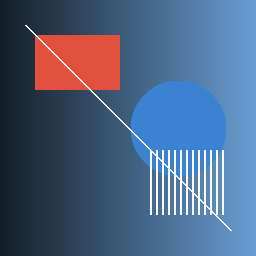
#> input picture assets/test_image.png, 256 x 256 px
$ python 01_all_kernels.py
#> lines starting #> are read from the running program, lines starting #| are printed output that depends on the picture
### python/core/utils.py
"""图像 IO 与可视化工具"""
import numpy as np
from PIL import Image
import matplotlib

# 中文显示：优先使用系统中文字体（Windows: 微软雅黑/黑体）
matplotlib.rcParams['font.sans-serif'] = ['Microsoft YaHei', 'SimHei', 'DejaVu Sans']
matplotlib.rcParams['axes.unicode_minus'] = False

import matplotlib.pyplot as plt


def load_image(path, grayscale=False):
    """加载图片为 numpy 数组：(H,W) 灰度 或 (H,W,3) 彩色"""
    img = Image.open(path)
    img = img.convert("L" if grayscale else "RGB")
    return np.array(img)


# [7 lines left out: function save_image, not called in this run]


def show_images(images, titles=None, cols=4, figsize=None):
    """
    并排展示多张图片。

    参数:
        images : list of ndarray (2D 灰度 或 3D 彩色)
        titles : list of str
        cols   : 每行最多几张
    返回:
        matplotlib Figure
    """
    n = len(images)
    cols = min(cols, n) if n > 0 else 1
    rows = (n + cols - 1) // cols
    if figsize is None:
        figsize = (cols * 3, rows * 3)

    fig, axes = plt.subplots(rows, cols, figsize=figsize, squeeze=False)
    axes = axes.reshape(-1)
    for idx, ax in enumerate(axes):
        if idx < n:
            img = images[idx]
            ax.imshow(img, cmap="gray" if img.ndim == 2 else None, vmin=0, vmax=255)
            ax.set_title(titles[idx] if titles else "", fontsize=10)
        ax.axis("off")
    plt.tight_layout()
    return fig

### python/core/convolution.py
"""
二维卷积核心实现（从零手写）

图像处理中的"卷积"实际上是互相关（cross-correlation）：
核不翻转，直接滑动覆盖图像区域做加权求和。这是行业惯例，本项目遵循之。

数学定义（核 K 大小 kh x kw，中心在核中央）：

    O(x, y) = (1/div) * Σ_{i,j} I(x + i - ph, y + j - pw) * K(i, j)  + bias

其中 ph = kh//2, pw = kw//2，div 为归一化除数，bias 为偏移。
边界超出部分按 border 策略填充。
"""
import numpy as np


def convolve2d(image, kernel, divisor=1.0, border="zero", bias=0.0, clip=True):
    """
    对图像做二维卷积（互相关）。

    参数:
        image   : 2D ndarray (H,W) 灰度，或 3D ndarray (H,W,C) 彩色
        kernel  : 2D array-like，卷积核
        divisor : float，归一化除数（均值核 9，高斯 16）
        border  : 'zero' 超界补零 | 'reflect' 镜像反射
        bias    : float，结果偏移（浮雕用 128 居中到灰度范围）
        clip    : True 返回 uint8 并截断 [0,255]；False 返回 float（便于边缘核取绝对值）

    返回:
        与输入同形状的 uint8 图像，或 float64 数组
    """
    kernel = np.asarray(kernel, dtype=np.float64)
    kh, kw = kernel.shape
    ph, pw = kh // 2, kw // 2

    # 彩色图：逐通道卷积后合并
    if image.ndim == 3:
        channels = [
            convolve2d(image[:, :, c], kernel, divisor, border, bias, clip)
            for c in range(image.shape[2])
        ]
        return np.stack(channels, axis=2)

    H, W = image.shape
    image = image.astype(np.float64)

    # 边界填充：在四周补 ph/pw 圈像素
    if border == "reflect":
        padded = np.pad(image, ((ph, ph), (pw, pw)), mode="reflect")
    else:
        padded = np.pad(image, ((ph, ph), (pw, pw)), mode="constant", constant_values=0)

    out = np.zeros((H, W), dtype=np.float64)

    # 核心循环：遍历核每个位置，把对应偏移的图像块乘以权重累加。
    # 这等价于"对每个输出像素，把核覆盖区域加权求和"，但用 numpy 切片向量化更快。
    for i in range(kh):
        for j in range(kw):
            w = kernel[i, j]
            if w == 0:
                continue
            # padded[i:i+H, j:j+W] 正是核 (i,j) 位置覆盖的图像块
            out += padded[i : i + H, j : j + W] * w

    # 归一化 + 偏移
    if divisor != 0:
        out = out / divisor
    out += bias

    if clip:
        return np.clip(out, 0, 255).astype(np.uint8)
    return out

### python/examples/01_all_kernels.py
"""
对测试图应用全部 10 种卷积核，生成对比图。
验证 Python 卷积核心实现正确。

用法:
    python examples/01_all_kernels.py
"""
import os
import sys
import numpy as np

HERE = os.path.dirname(os.path.abspath(__file__))
sys.path.insert(0, os.path.join(HERE, ".."))

from core.convolution import convolve2d
from core.utils import load_image, show_images
from kernels.kernels import KERNELS

# 边缘检测类核：取绝对值，让边缘以亮像素呈现（负梯度也可见）
EDGE_KEYS = {"laplacian", "sobel_x", "sobel_y", "prewitt_x", "outline"}


def apply(image, kernel, divisor, bias=0.0, abs_norm=False):
    """卷积 + 可选绝对值归一化"""
    raw = convolve2d(image, kernel, divisor, border="reflect", bias=bias, clip=False)
    if abs_norm:
        raw = np.abs(raw)
    return np.clip(raw, 0, 255).astype(np.uint8)


def main():
    img_path = os.path.join(HERE, "..", "..", "assets", "test_image.png")
    if not os.path.exists(img_path):
        print("测试图不存在，先运行: python examples/generate_test_image.py")
        return

    gray = load_image(img_path, grayscale=True)
#> in load_image, img is the input picture: PIL image 256x256 RGB; mean R, G, B 78.1, 99.5, 130.6
#> in load_image, `img = img.convert("L" if grayscale else "RGB")`:
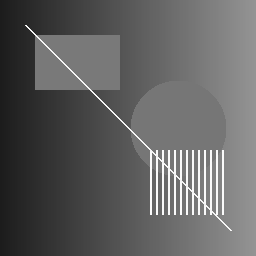
#> img: PIL image 256x256 L; min 28, max 250, mean 96.6

    images = [gray]
    titles = ["原图 (灰度)"]
    for key, kernel, divisor, name, category, bias in KERNELS:
        res = apply(gray, kernel, divisor, bias=bias, abs_norm=(key in EDGE_KEYS))
        images.append(res)
        titles.append(f"{name}\n[{category}]")
#> this loop made 10 passes
#> pass 2, in apply (call 2), `raw = convolve2d(image, kernel, divisor, border="reflect", bias=bias, ..`:
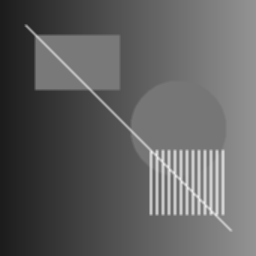
#> raw: shape (256, 256) float64; min 28, max 234.7, mean 96.6
#> after the loop, images = 11 items; titles = 11 items

    fig = show_images(images, titles, cols=4)
#> in show_images, `n = len(images)`: n = 11
#> in show_images, `cols = min(cols, n) if n > 0 else 1`: cols = 4
#> in show_images, `rows = (n + cols - 1) // cols`: rows = 3
#> in show_images, `figsize = (cols * 3, rows * 3)`: figsize = (12, 9)
#> the loop in show_images, `for idx, ax in enumerate(axes):` made 12 passes
    out = os.path.join(HERE, "..", "output", "all_kernels.png")
    fig.savefig(out, dpi=120, bbox_inches="tight")
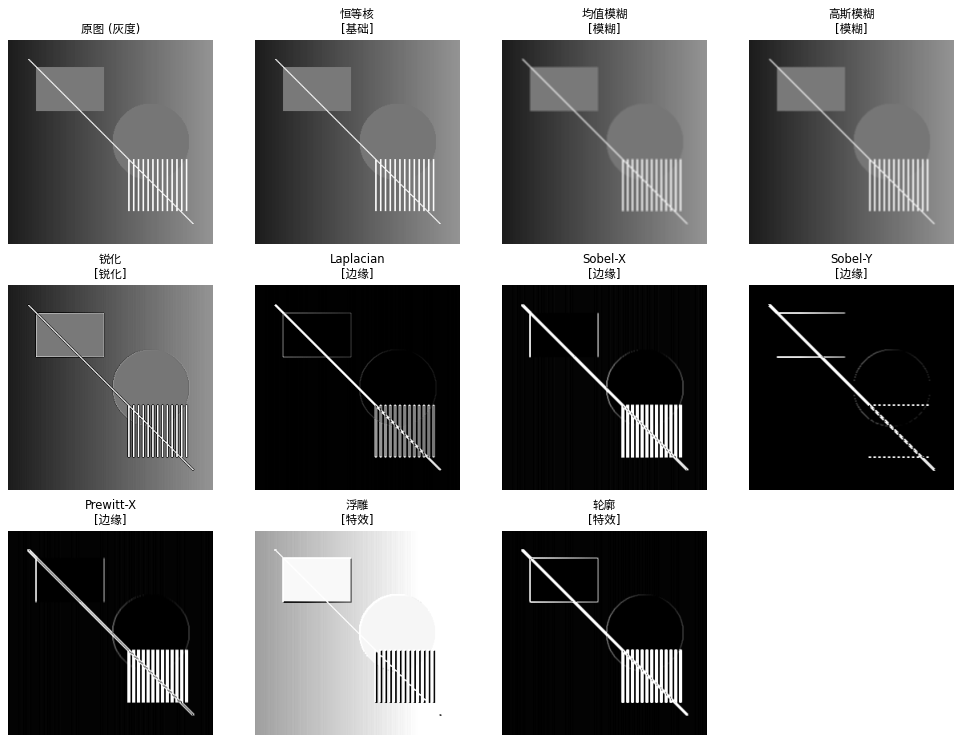
#> figure drawn by matplotlib, 11 panels
    print(f"对比图已生成: {os.path.abspath(out)}")


if __name__ == "__main__":
    main()

$ run again, with assets/test_image2.jpg saved as assets/test_image.png
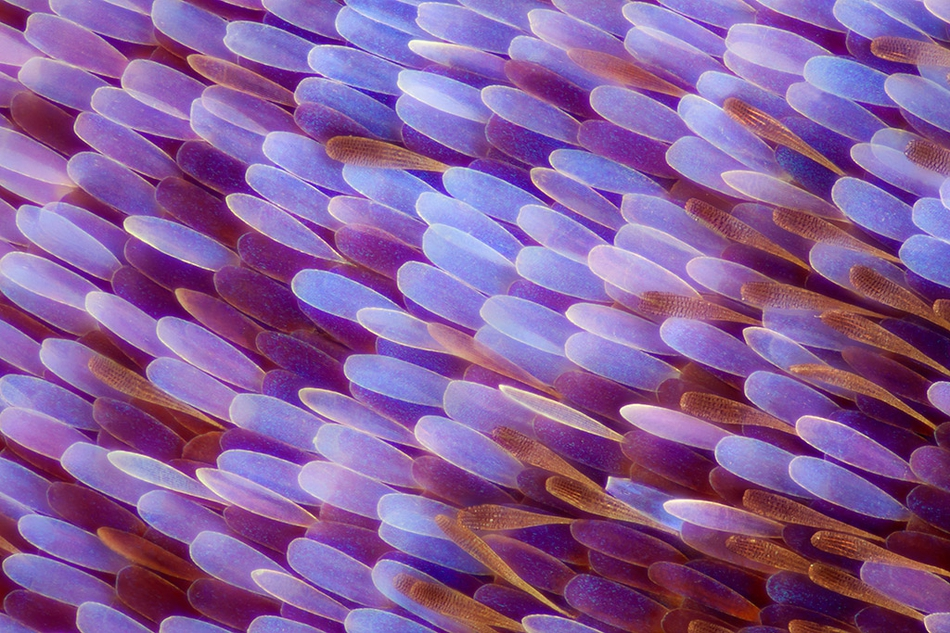
#> input picture assets/test_image2.jpg, 950 x 633 px
#> in load_image, img is the input picture: PIL image 950x633 RGB; mean R, G, B 134.8, 92, 152.5
#> in load_image, `img = img.convert("L" if grayscale else "RGB")`:
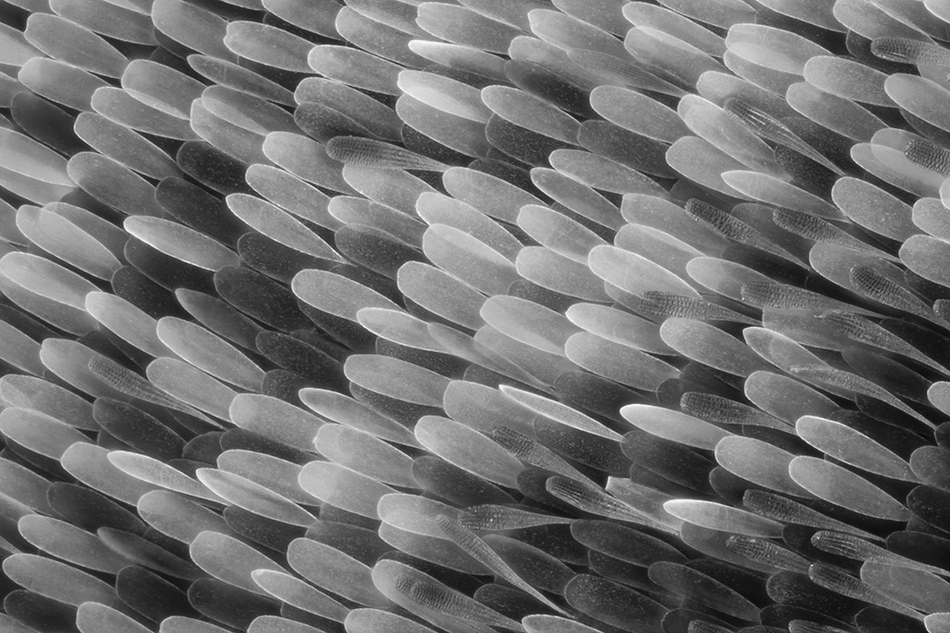
#> img: PIL image 950x633 L; min 5, max 252, mean 111.7
#> the loop in main, `for key, kernel, divisor, name, category, bias in KERNELS:` made 10 passes
#> pass 1, in convolve2d, `padded = np.pad(image, ((ph, ph), (pw, pw)), mode="reflect")`:
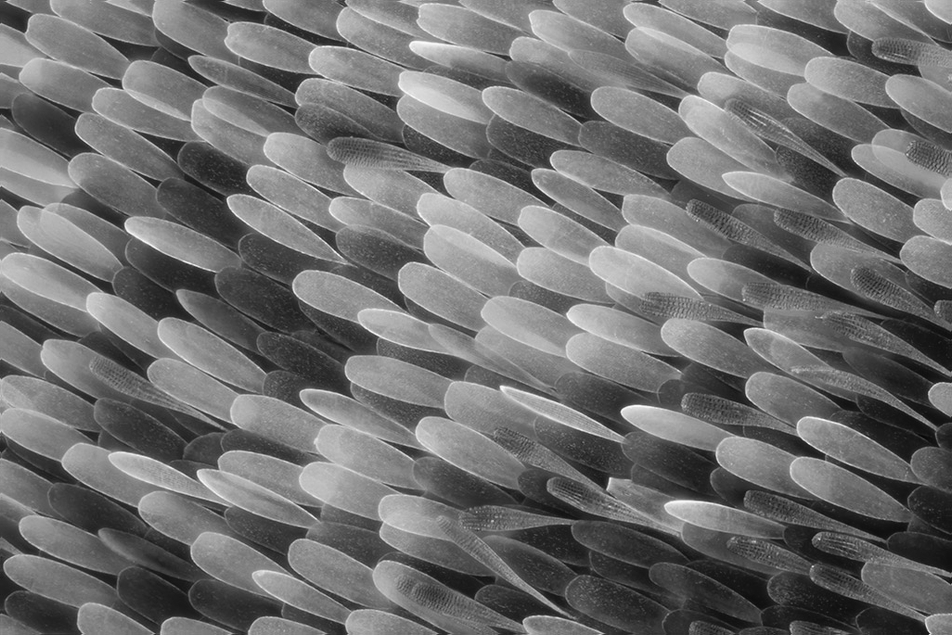
#> padded: shape (635, 952) float64; min 5, max 252, mean 111.7
#> after the loop in main, `for key, kernel, divisor, name, category, bias in KERNELS:`: images = 11 items
#> n = 11
#> cols = 4
#> rows = 3
#> figsize = (12, 9)
#> the loop in show_images, `for idx, ax in enumerate(axes):` made 12 passes

$ run again, with assets/test_image3.jpg saved as assets/test_image.png
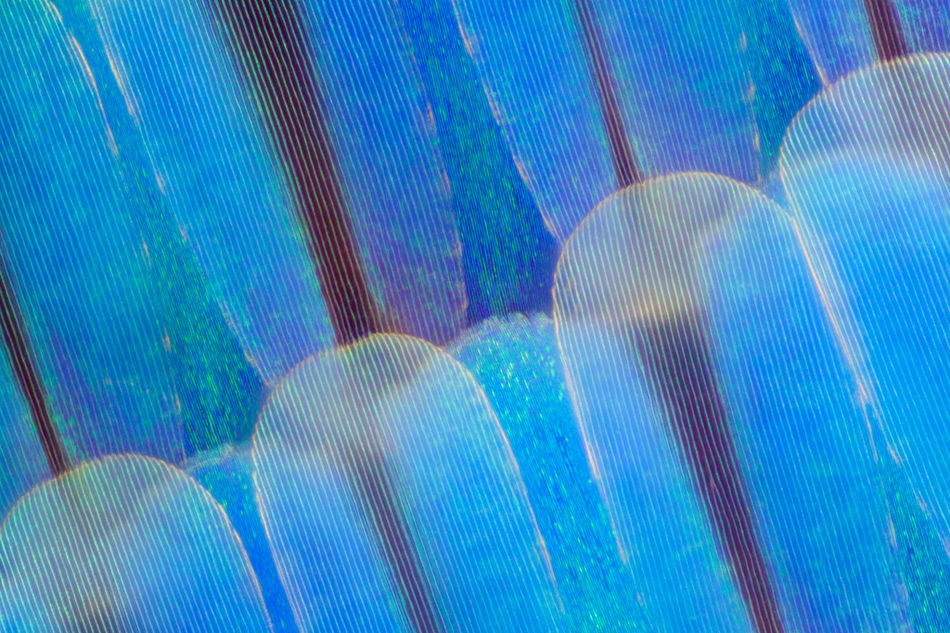
#> input picture assets/test_image3.jpg, 950 x 633 px
#> in load_image, img is the input picture: PIL image 950x633 RGB; mean R, G, B 52.5, 137.9, 195.8
#> in load_image, `img = img.convert("L" if grayscale else "RGB")`:
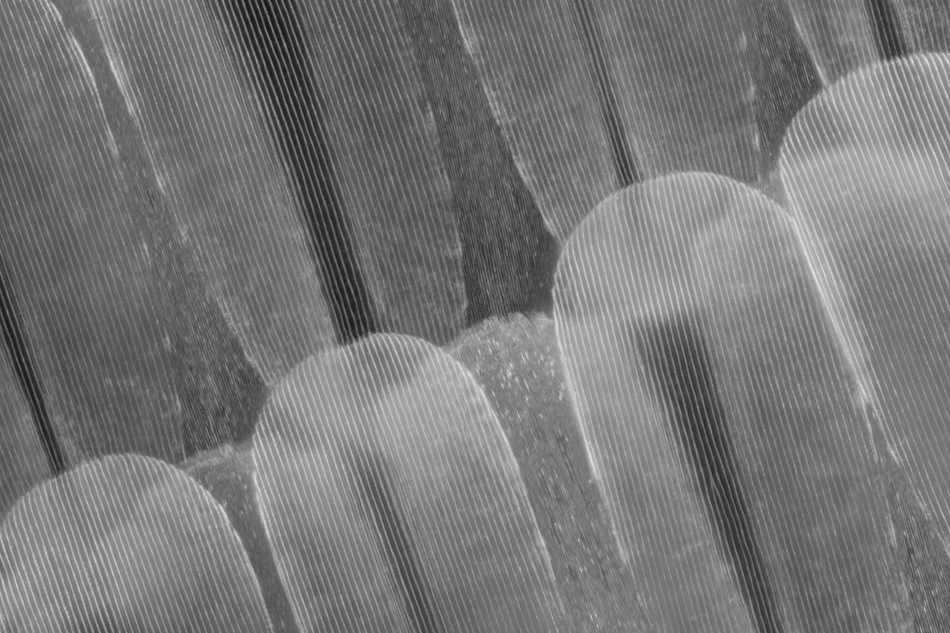
#> img: PIL image 950x633 L; min 19, max 232, mean 119
#> after the loop in main, `for key, kernel, divisor, name, category, bias in KERNELS:`: images = 11 items
#> n = 11
#> cols = 4
#> rows = 3
#> figsize = (12, 9)
#> the loop in show_images, `for idx, ax in enumerate(axes):` made 12 passes
